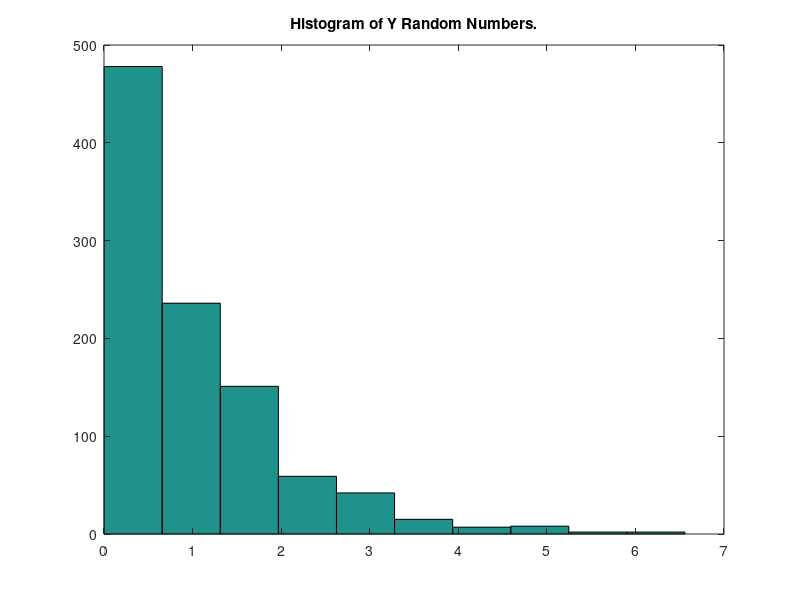

Recreate this plot in MATLAB. (Note: this script raises an error after producing the figure.)
%-Chapter-1-Exercise-2----------------------------------------------------------------------------------------------------------

%-Initialization----------------------------------------------------------------------------------------------------------------
format compact;
clc;
clear;
close all;
%-------------------------------------------------------------------------------------------------------------------------------

%-Calculate-Y-Random-Numbers-from-Exponential-Distribution----------------------------------------------------------------------
lambda = 1;
n = 1000;
X = rand(n, 1);
I = ones(n, 1);
Y = (-1/lambda)*log(I-X);
%-------------------------------------------------------------------------------------------------------------------------------

%-Plots------------------------------------------------------------------------------------------------------------------------
figure(1);
hist(Y);
title('Histogram of Y Random Numbers.');
hold on;
ax = gca;
x = linspace(ax.XLim(1), ax.XLim(2), n);
v = lambda*exp(-lambda*x);
f = max(hist(Y))*v;
plot(x, f, 'r');
%-------------------------------------------------------------------------------------------------------------------------------